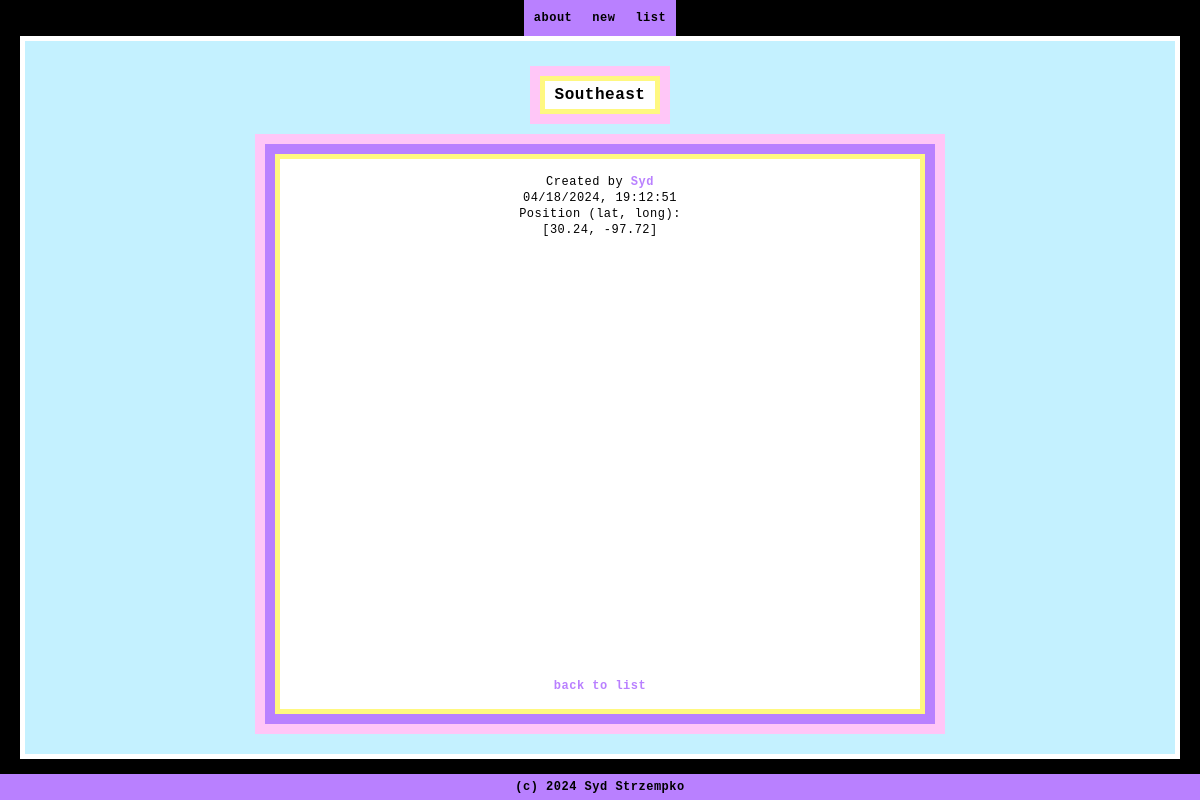
/entry/3, run on the app's committed database.
### models/entries.py (models this page shows, shortened)
class Entry(db.Model):
    __tablename__ = "entries"
    id: Mapped[int] = mapped_column(primary_key=True)
    created: Mapped[datetime.datetime] = mapped_column(
        DateTime(timezone=True), server_default=func.now()
    )
    title: Mapped[str]
    lat: Mapped[int] = mapped_column(default=0, nullable=False)
    long: Mapped[int] = mapped_column(default=0, nullable=False)
    verified: Mapped[bool] = mapped_column(default=False, nullable=False)
    user_id = mapped_column(ForeignKey("users.id"))
    user: Mapped["User"] = relationship(back_populates="entries")
    def to_dict(self, incl_relationship=False):
        if (incl_relationship):
            user_dict = { 'user': self.user.to_dict() }
            return {**user_dict, **safe_convert(self)}
        else:
            return safe_convert(self)

### models/users.py (models this page shows, shortened)
class User(db.Model):
    __tablename__ = "users"
    id: Mapped[int] = mapped_column(primary_key=True)
    name: Mapped[str] = mapped_column(String(30))
    entries: Mapped[List["Entry"]] = relationship(back_populates="user")
    def to_dict(self, incl_relationship=False):
        if (incl_relationship):
            entries_dict = { 'entries': [e.to_dict() for e in self.entries] }
            return {**entries_dict, **safe_convert(self)}
        return safe_convert(self)

### app.py (the view)
@app.route('/entry/<int:entry_id>')
def entry(entry_id):
    entry = db.session.get(Entry, entry_id)
    if entry is None:
        abort(404)
    return render_template('entry.html', entry=entry.to_dict(True))

### utilities.py (called while the page is built)
def safe_convert(arr):
    return {column.name: safe_convert_single(getattr(arr, column.name)) for column in arr.__table__.columns}

def safe_convert_single(val):
    if isinstance(val, datetime.datetime):
        return val.strftime("%m/%d/%Y, %H:%M:%S")
    if isinstance(val, bool):
        return str(val)
    return val

### templates/entry.html
{% extends 'base.html' %}
{% set active_page = 'entry' %}
{% set entries = [entry] %}
{% block content %}
    <div class="header">
        <div class="text">{{ entry.title }}</div>
    </div>
    <div class="body">
        <div class="section">
            <div>
                <div>Created by <a href="{{ url_for('user', user_id=entry.user.id) }}">{{ entry.user.name }}</a></div>
                <div>{{ entry.created }}</div>
                <div>Position (lat, long):</div>
                <div>[{{ entry.lat }}, {{ entry.long }}]</div>
            </div>
            <div id="mapview">
                <div id="map"></div>
            </div>
            <div><a href="{{ url_for('list') }}"> back to list </a></div>
        </div>
    </div>
{% endblock %}

### static/css/style.css (style rules this page uses)
:root { --lavender: #ECD2FC; --purple: #B980FF; --pink: #FFC6F7; --yellow: #FFF880; --softblue: #C4F1FF; }
html, body { height: 100%; }
body, .content, .nav { margin: 0; display: flex; flex-flow: column nowrap; align-items: stretch; justify-content: stretch; text-align: center; font-family: monospace; font-size: 12px; line-height: 16px; letter-spacing: .5px; background-color: black; color: black; }
.header { display: flex; flex-flow: column; align-items: center; margin: 5px auto 0; border: 10px solid var(--pink); }
.text { padding: 5px 10px; font-weight: bolder; font-size: 16px; line-height: 18px; background: white; color: black; border: 5px solid var(--yellow); }
.body { display: flex; flex-flow: column nowrap; margin: auto; padding: 10px; gap: 10px; background-color: var(--purple); border: 10px solid var(--pink); }
.section { display: flex; flex-flow: column nowrap; align-items: center; gap: 20px; background-color: white; border: 5px solid var(--yellow); padding: 15px 20px; }
#mapview { margin: auto; }
a { color: var(--purple); text-decoration: none; font-weight: bold; }
#map { height: 400px; width: 600px; }

### data on the page
Entry: title "Southeast", lat "30.24", long "-97.72"
User: user.name "Syd"

### other printed values
{{ nav }} "about" "new" "list"
{{ entry.created }} "04/18/2024, 19:12:51"
